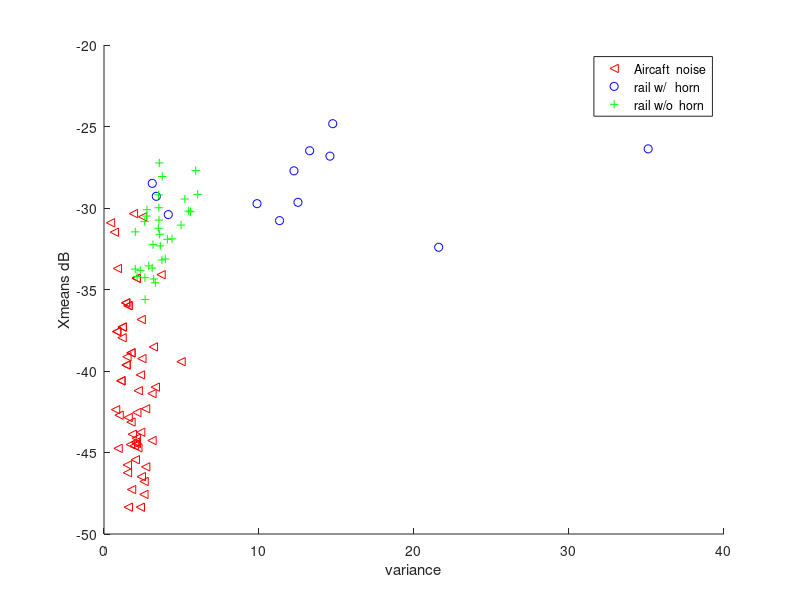

This chart was generated by the following MATLAB code: (Note: this script raises an error after producing the figure.)
%% 6: making scatter plots labeled by group


load variance_all.mat
load xmeans_all.mat

load horn_Xmean.mat; horn_Xmean = Xmean_dB'
load rail_Xmean.mat; rail_Xmean = Xmean_dB'
load aircraft_Xmean.mat; airc_Xmean = Xmean_dB
% load mbta_Xmean.mat; mbta_Xmean = Xmean_dB'
% load truck_Xmean.mat; truck_Xmean = Xmean_dB'
s1 = repmat('rail w/   horn',size(horn_Xmean));
s2 = repmat('rail w/o  horn',size(rail_Xmean));
s3 = repmat('Aircaft  noise',size(airc_Xmean));
% s4 = repmat('MBTA Bus noise',size(mbta_Xmean));
% s5 = repmat('Truck    noise',size(truck_Xmean));
% group = strcat([s1;s2;s3;s4;s5]);
% variance = [data1(1:12,1);data1(1:32,2);data1(1:58,3);data1(1:10,4);data1(1:12,5)];
% Xmeans = [data(1:12,1);data(1:32,2);data(1:58,3);data(1:10,4);data(1:12,5)];
group = strcat([s1;s2;s3]);
variance = [data1(1:12,1);data1(1:32,2);data1(1:58,3)];
Xmeans = [data(1:12,1);data(1:32,2);data(1:58,3)];

% group = strcat([s4;s5]);
% variance = [data1(1:10,1);data1(1:12,2)];
% Xmeans = [data(1:10,1);data(1:12,2)];

figure;
gscatter(variance,Xmeans,group,'rbgkm','<o+')
xlabel('variance');
ylabel('Xmeans dB');
boldify
title('Xmeans(dB) v Variance - Scatter Plots Labeled by Group')

%
classifier_name = {'Naive Bayes','Discriminant Analysis','Classification Tree','Nearest Neighbor'};


choice = choosedialog_classifier;
x1range = min(variance):.01:max(variance);
x2range = min(Xmeans):.01:max(Xmeans);
[xx1, xx2] = meshgrid(x1range,x2range);
XGrid = [xx1(:) xx2(:)];
labels = unique(group);

figure
switch choice
    case 'Naive Bayes'
       % Train a naive Bayes model.
       classifier{1} = fitcnb([variance,Xmeans],group);
       predictedspecies = predict(classifier{1},XGrid);
       gscatter(xx1(:), xx2(:), predictedspecies,'rgb');
       title(classifier_name{1})
       legend off, axis tight
       legend(labels,'Location',[0.35,0.01,0.35,0.05],'Orientation','Horizontal')
    case 'Discriminant Analysis' 
       % Train a discriminant analysis classifier.
       classifier{2} = fitcdiscr([variance,Xmeans],group);
       predictedspecies = predict(classifier{2},XGrid);
       gscatter(xx1(:), xx2(:), predictedspecies,'rgb');
       title(classifier_name{2})
       legend off, axis tight
       legend(labels,'Location',[0.35,0.01,0.35,0.05],'Orientation','Horizontal')
    case 'Classification Tree'
       % Train a classification decision tree.
       classifier{3} = fitctree([variance,Xmeans],group);
       predictedspecies = predict(classifier{3},XGrid);
       gscatter(xx1(:), xx2(:), predictedspecies,'rgb');
       title(classifier_name{3})
       legend off, axis tight
       legend(labels,'Location',[0.35,0.01,0.35,0.05],'Orientation','Horizontal')
    case 'K - Nearest Neighbor'  
       % Train a k-nearest neighbor classifier.
       classifier{4} = fitcknn([variance,Xmeans],group);
       predictedspecies = predict(classifier{4},XGrid);
       gscatter(xx1(:), xx2(:), predictedspecies,'rgb');
       title(classifier_name{4})
       legend off, axis tight
       legend(labels,'Location',[0.35,0.01,0.35,0.05],'Orientation','Horizontal')
    case '3D Classification Probability' 
        classifier{1} = fitcnb([variance,Xmeans],group);
        x1range = min(variance):.01:max(variance);
        x2range = min(Xmeans):.01:max(Xmeans);
        [xx1, xx2] = meshgrid(x1range,x2range);
        XGrid = [xx1(:) xx2(:)];
        [predictedspecies,Posterior,~] = predict(classifier{1},XGrid);

        sz = size(xx1);
        s = max(Posterior,[],2);
        figure('Units','Normalized','Position',[0.25,0.55,0.4,0.35]);
        hold on
        surf(xx1,xx2,reshape(Posterior(:,1),sz),'FaceColor','green','EdgeColor','none')
        surf(xx1,xx2,reshape(Posterior(:,2),sz),'FaceColor','red','EdgeColor','none')
        surf(xx1,xx2,reshape(Posterior(:,3),sz),'FaceColor','blue','EdgeColor','none')
        xlabel('variance');
        ylabel('xmeans');
        zlabel('Probability');
        legend(labels);
        title('Classification Probability')
        alpha(0.2)
        view(3)
        hold off
    otherwise
        disp('which one?')
        % dirOutput = dir(fullfile('railh*.wav'));
        % dirOutput = dir(fullfile('mbta*.wav'));
end






